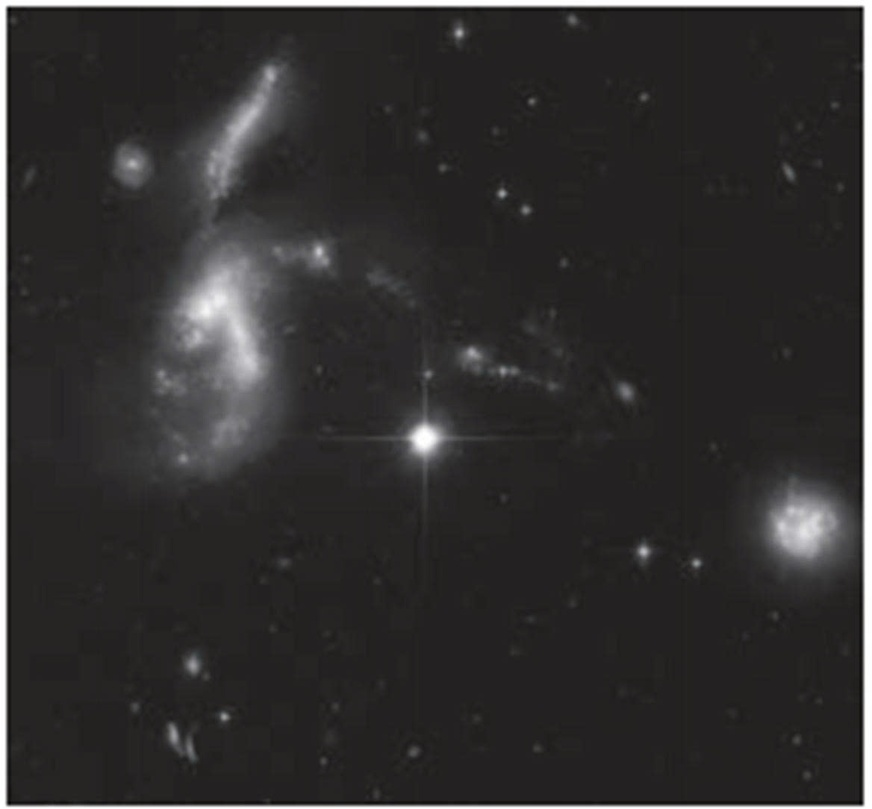
#> input picture exam1/z7881101878506_ecf1c38092e0a6fcafc56b1ed3d445ce.jpg, 872 x 809 px, shrunk from 1168 x 1084 before the run
$ jupyter execute lowpass_filtering.ipynb
#> lines starting #> are read from the running program, lines starting #| are printed output that depends on the picture; after the words box and inside, x2 and y2 are one past the last pixel; in counts of white or black regions, pixels touching at a corner belong together
# Lowpass Filtering & Thresholding for Region Extraction
**Hubble Space Telescope — Hickson Compact Group**

| Step | Description |
|------|-------------|
| **(a)** | Original 2566×2758 Hubble image |
| **(b)** | Result of lowpass filtering with a Gaussian kernel |
| **(c)** | Result of thresholding the filtered image (intensities scaled to [0, 1]) |

## 1. Import Libraries

[cell 1]
import numpy as np
import matplotlib.pyplot as plt
from scipy.ndimage import gaussian_filter
from skimage import io, img_as_float, filters
from skimage.color import rgb2gray
from google.colab import files
import warnings
warnings.filterwarnings('ignore')

print('All libraries imported successfully!')

## 2. Upload the Hubble Image

[cell 2]
uploaded = files.upload()
#> the answer given: z7881101878506_ecf1c38092e0a6fcafc56b1ed3d445ce.jpg
filename = list(uploaded.keys())[0]
image_raw = io.imread(filename)
#> image_raw is the input picture: shape (809, 872, 3); mean R, G, B 49.2, 47.9, 47.8

print(f'Loaded: {filename}')
print(f'Shape : {image_raw.shape}')
#| Shape : (809, 872, 3)
print(f'Dtype : {image_raw.dtype}')
#| Dtype : uint8

## 3. Convert to Grayscale Float [0, 1]

[cell 3]
if image_raw.ndim == 3:
    image_gray = rgb2gray(img_as_float(image_raw))
else:
    image_gray = img_as_float(image_raw)

print(f'Grayscale shape : {image_gray.shape}')
#| Grayscale shape : (809, 872)
print(f'Intensity range : [{image_gray.min():.4f}, {image_gray.max():.4f}]')
#| Intensity range : [0.0000, 1.0000]

## 4. Apply Gaussian Lowpass Filter
**Tune `sigma`** — larger value = more smoothing.

[cell 4]
sigma = 3   # <-- adjust this

image_filtered = gaussian_filter(image_gray, sigma=sigma)
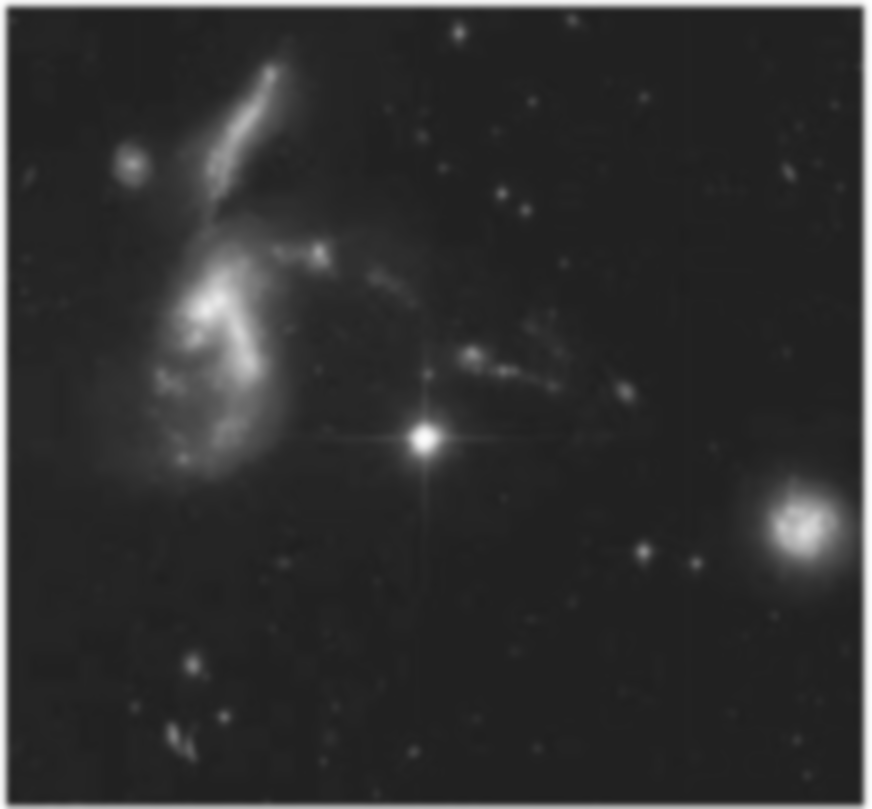
#> image_filtered: shape (809, 872) float64; min 0.123, max 0.998, mean 0.189
print(f'Gaussian filter applied  sigma={sigma}')

## 5. Threshold the Filtered Image
**Tune `threshold_value`** — lower = more regions detected.

[cell 5]
# Scale filtered image to [0, 1]
image_normalized = (image_filtered - image_filtered.min()) / \
                   (image_filtered.max() - image_filtered.min())
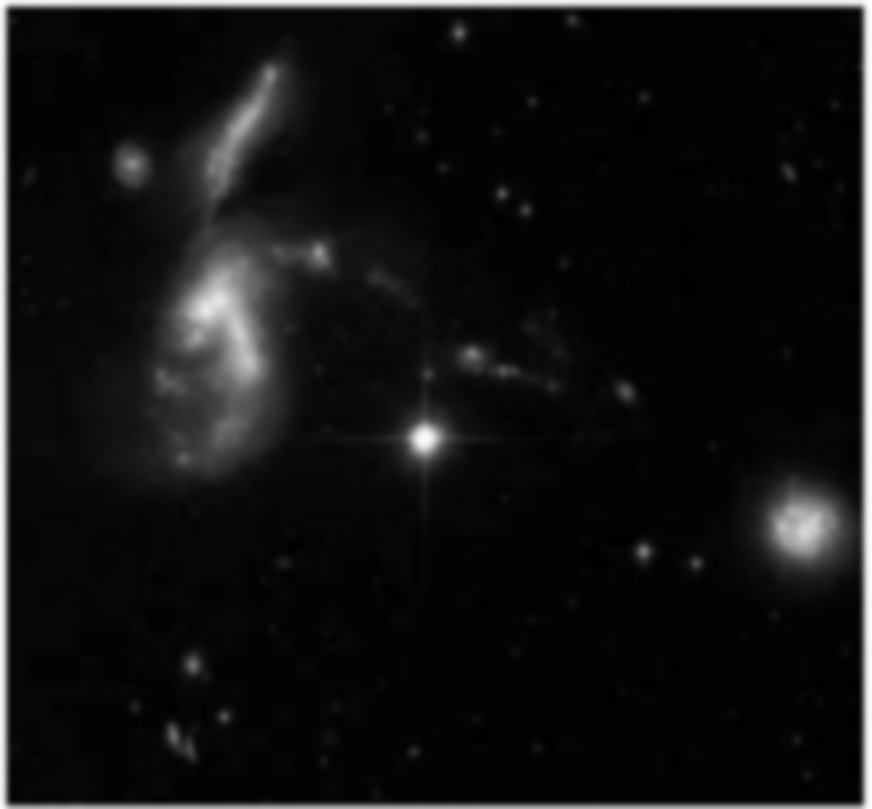
#> image_normalized: shape (809, 872) float64; min 0, max 1, mean 0.0748

threshold_value = 0.15   # <-- adjust this (0.0 – 1.0)

# Optional: Otsu automatic threshold
# threshold_value = filters.threshold_otsu(image_normalized)

image_thresholded = image_normalized > threshold_value
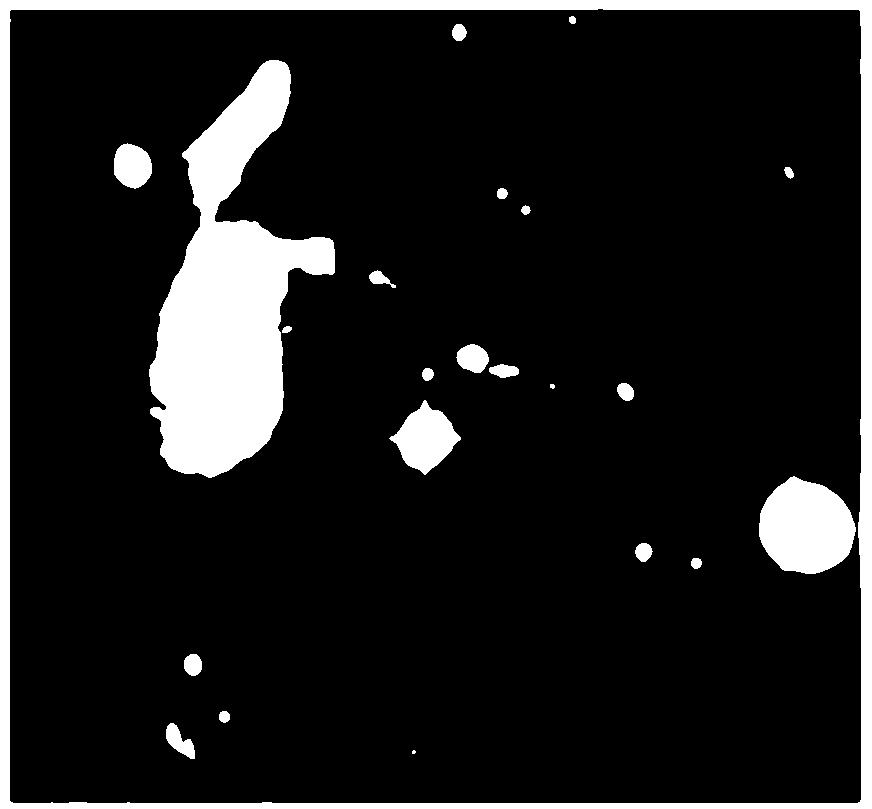
#> image_thresholded: shape (809, 872) bool; 11.8% white; 23 white regions (1 under 20 px), largest, box (x1, y1, x2, y2) and area: (149, 60, 335, 478) 37516, (0, 0, 872, 809) 30868, (759, 476, 856, 574) 7081

print(f'Threshold        : {threshold_value}')
print(f'Extracted pixels : {image_thresholded.sum()} ({100*image_thresholded.mean():.2f}%)')
#| Extracted pixels : 83166 (11.79%)

## 6. Final Combined Result — (a), (b), (c)

[cell 6]
fig, axes = plt.subplots(1, 3, figsize=(18, 7))

data = [
    (image_gray,       f'(a) Original\n{image_gray.shape[1]}×{image_gray.shape[0]} px'),
    (image_filtered,   f'(b) Gaussian Lowpass\nsigma = {sigma}'),
    (image_thresholded, f'(c) Thresholded\nthreshold = {threshold_value}  |  scaled [0, 1]'),
]

for ax, (img, label) in zip(axes, data):
    ax.imshow(img, cmap='gray')
    ax.axis('off')
    ax.set_xlabel(label, fontsize=11, labelpad=8)
#> this loop made 3 passes

fig.suptitle(
    'Lowpass Filtering & Thresholding — Hickson Compact Group (Hubble Space Telescope)',
    fontsize=13, fontweight='bold', y=1.02
)
plt.subplots_adjust(wspace=0.05, bottom=0.12)
plt.savefig('result_lowpass_thresholding.png', dpi=150, bbox_inches='tight')
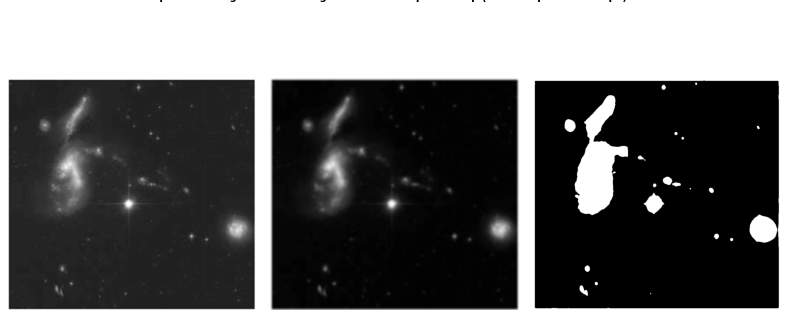
#> figure drawn by matplotlib, 3 panels
plt.show()
print('Saved: result_lowpass_thresholding.png')

## 7. Compare Different Sigma Values

[cell 7]
sigmas = [1, 3, 5, 10, 20]

fig, axes = plt.subplots(2, len(sigmas), figsize=(20, 9))
fig.suptitle('Effect of Different Gaussian Sigma Values',
             fontsize=14, fontweight='bold', y=1.01)

for i, s in enumerate(sigmas):
    f = gaussian_filter(image_gray, sigma=s)
    n = (f - f.min()) / (f.max() - f.min())
    binary = n > threshold_value

    axes[0, i].imshow(f, cmap='gray')
    axes[0, i].axis('off')
    axes[0, i].set_xlabel(f'Filtered  σ={s}', fontsize=10, labelpad=6)

    axes[1, i].imshow(binary, cmap='gray')
    axes[1, i].axis('off')
    axes[1, i].set_xlabel(f'Threshold  σ={s}', fontsize=10, labelpad=6)

plt.subplots_adjust(wspace=0.05, hspace=0.15, bottom=0.08)
plt.savefig('result_sigma_comparison.png', dpi=120, bbox_inches='tight')
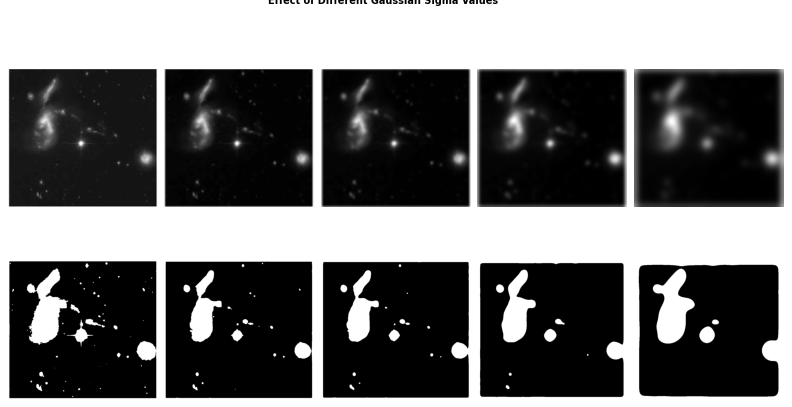
#> figure drawn by matplotlib, 10 panels
plt.show()

## 8. Compare Different Threshold Values

[cell 8]
thresholds = [0.05, 0.10, 0.15, 0.20, 0.30]
f = gaussian_filter(image_gray, sigma=sigma)
n = (f - f.min()) / (f.max() - f.min())

fig, axes = plt.subplots(1, len(thresholds), figsize=(20, 5))
fig.suptitle(f'Effect of Different Threshold Values  (sigma={sigma})',
             fontsize=14, y=1.01)

for i, t in enumerate(thresholds):
    binary = n > t
    axes[i].imshow(binary, cmap='gray')
    axes[i].axis('off')
    axes[i].set_xlabel(f't = {t}\n{binary.sum()} px', fontsize=10, labelpad=6)
#> this loop made 5 passes
#> pass 1, `binary = n > t`:
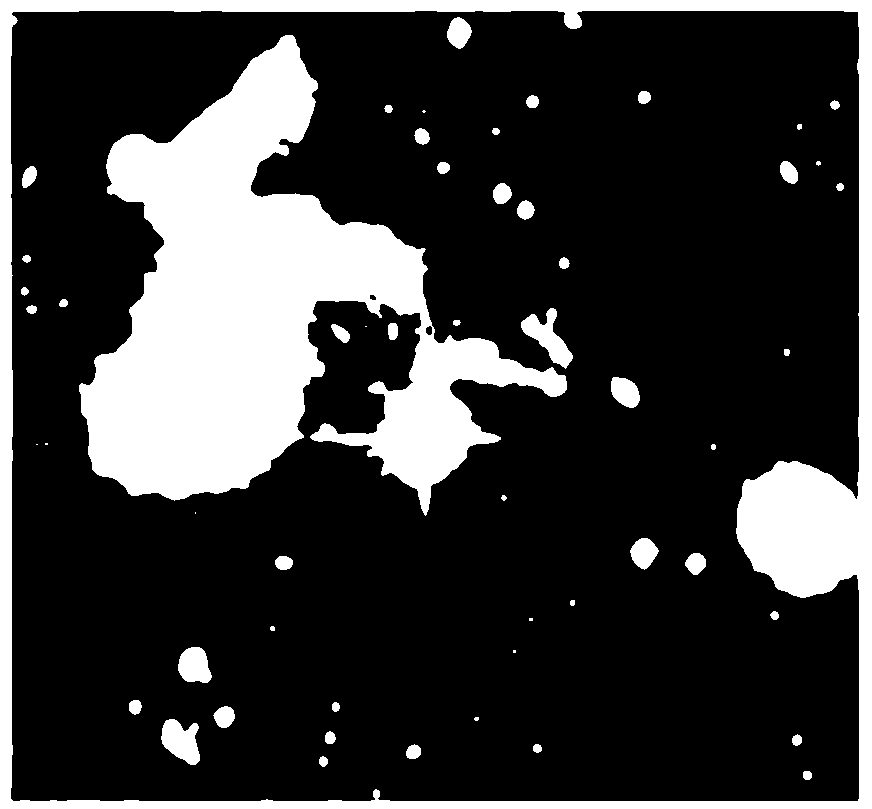
#> binary: shape (809, 872) bool; 22.2% white; 55 white regions (9 under 20 px), largest, box (x1, y1, x2, y2) and area: (79, 35, 567, 516) 96141, (0, 0, 872, 809) 50352, (521, 308, 573, 369) 1295
#> after the loop:
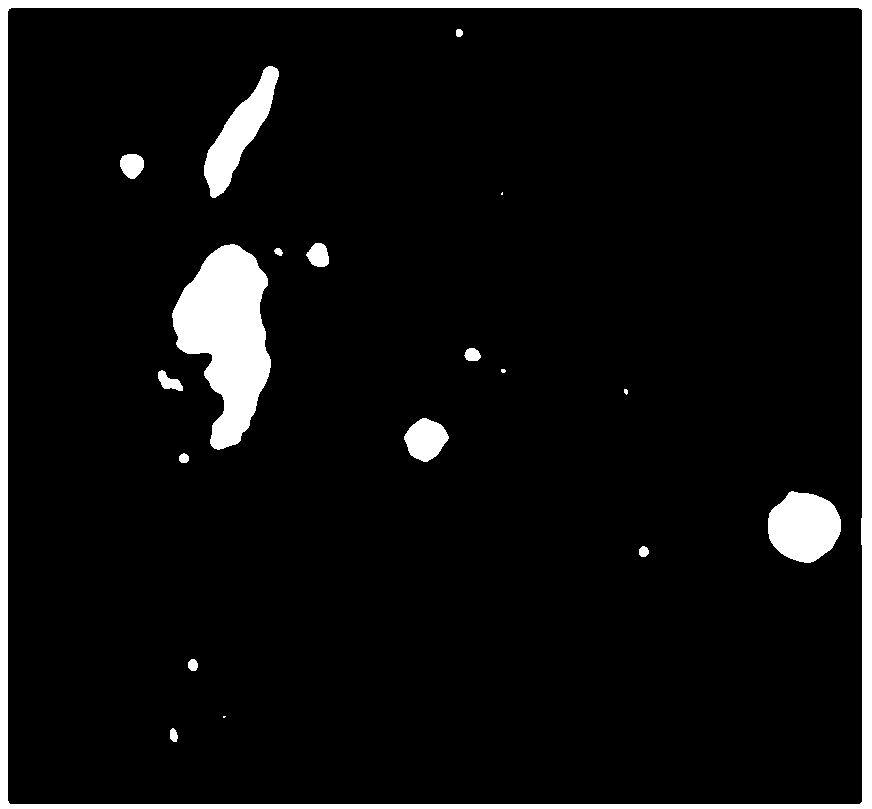
#> binary: shape (809, 872) bool; 6.9% white; 19 white regions (4 under 20 px), largest, box (x1, y1, x2, y2) and area: (0, 0, 872, 809) 25707, (172, 244, 271, 450) 12173, (768, 491, 841, 563) 3967

plt.subplots_adjust(wspace=0.05, bottom=0.12)
plt.savefig('result_threshold_comparison.png', dpi=120, bbox_inches='tight')
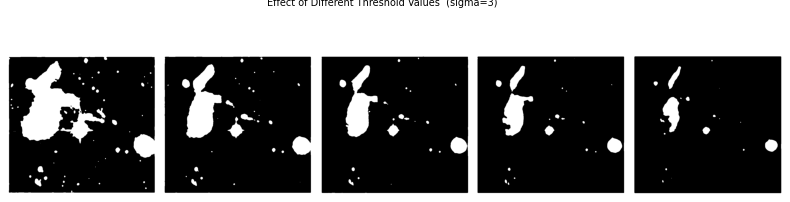
#> figure drawn by matplotlib, 5 panels
plt.show()

$ run again, on exam2/z7881104096797_da3390ba448678275d133d78b33d276c.jpg
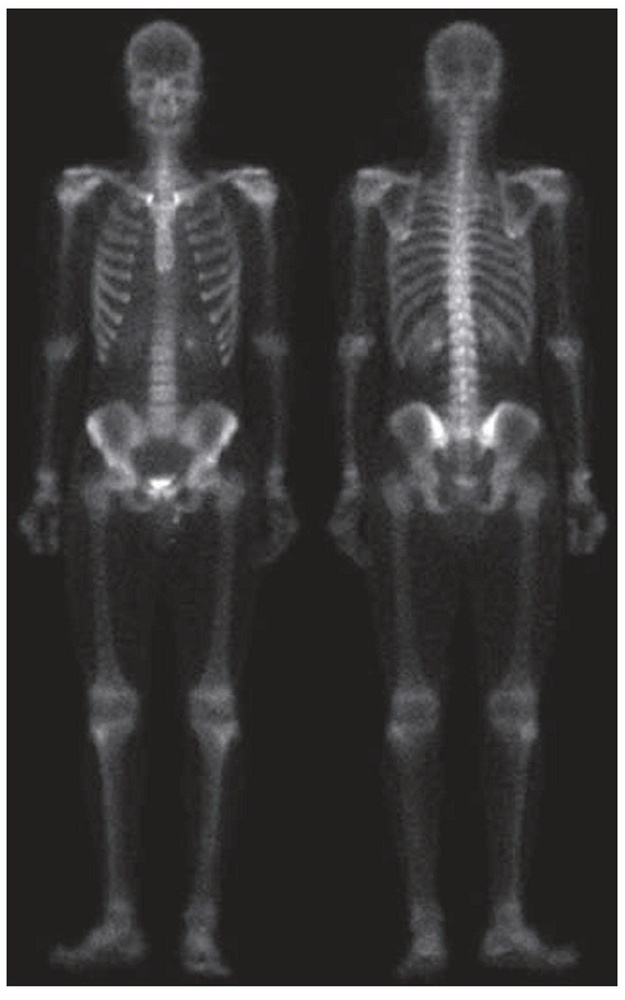
#> input picture exam2/z7881104096797_da3390ba448678275d133d78b33d276c.jpg, 625 x 1000 px, shrunk from 1162 x 1859 before the run, found by its file name
#> image_raw is the input picture: shape (1000, 625, 3); mean R, G, B 59.9, 59.1, 58.8
#| Shape : (1000, 625, 3)
#| Dtype : uint8
#| Grayscale shape : (1000, 625)
#| Intensity range : [0.0039, 1.0000]
#> `image_thresholded = image_normalized > threshold_value`:
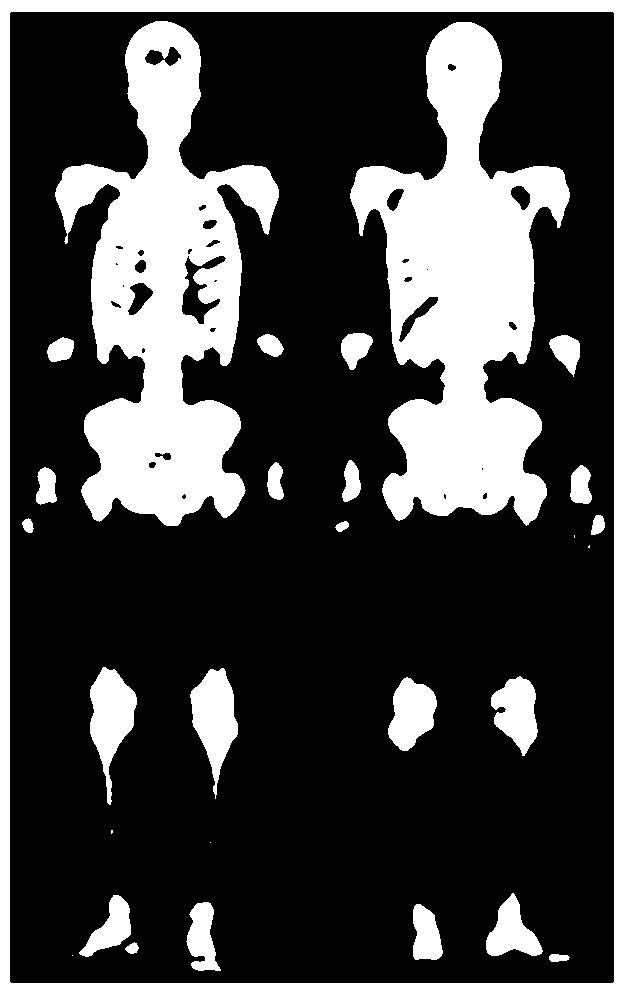
#> image_thresholded: shape (1000, 625) bool; 27.1% white; 29 white regions (5 under 20 px), largest, box (x1, y1, x2, y2) and area: (350, 22, 570, 526) 54933, (55, 21, 279, 526) 52877, (0, 0, 625, 1000) 38520
#| Extracted pixels : 169359 (27.10%)
#> the loop `for ax, (img, label) in zip(axes, data):` made 3 passes
#> after the loop `for i, t in enumerate(thresholds):`:
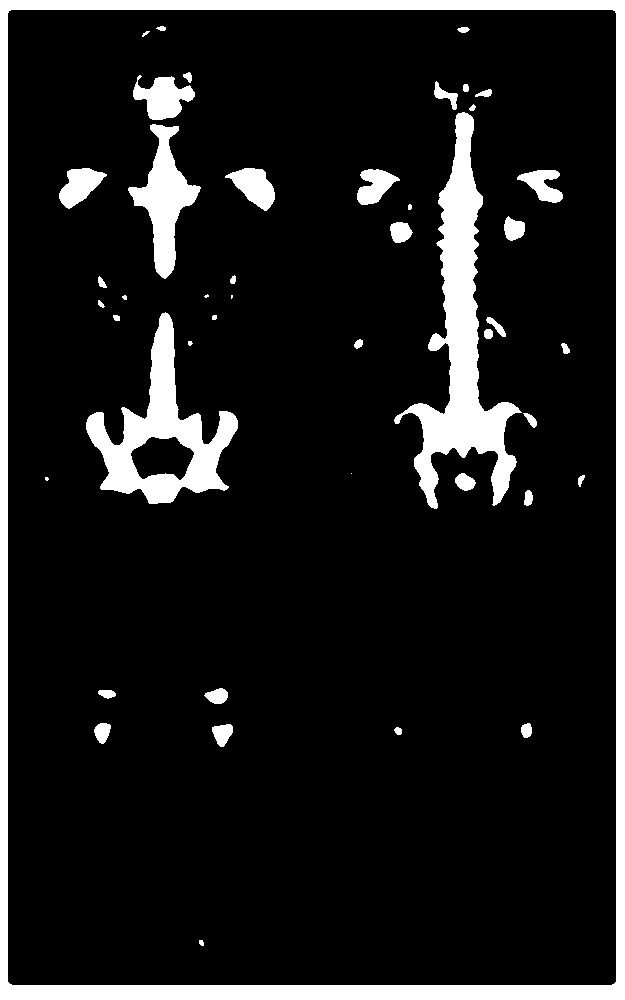
#> binary: shape (1000, 625) bool; 11.2% white; 46 white regions (6 under 20 px), largest, box (x1, y1, x2, y2) and area: (0, 0, 625, 1000) 32224, (394, 112, 522, 509) 14536, (86, 312, 238, 504) 9672
